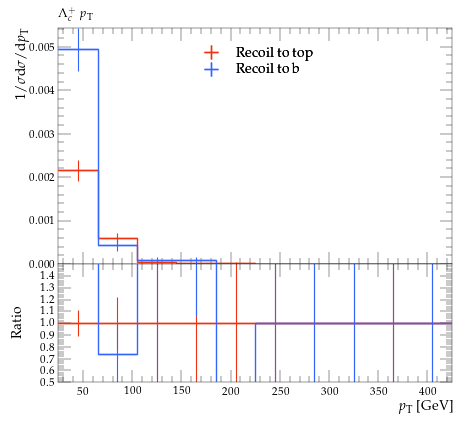

Python code for this plot:
#! /usr/bin/env python

# This Python script was auto-generated using YODA v2.0.2.
# Analysis object: /MC_HFDECAYS/LAMBDACPLUS_pT
# Timestamp: 31-07-2026 (13:13:52)

import matplotlib as mpl
import matplotlib.pyplot as plt
mpl.use('Agg') # comment out for interactive use
import os
import numpy as np

plotDir = os.path.split(os.path.realpath(__file__))[0]
if 'YODA_USER_PLOT_PATH' in globals():
    plot_outdir = globals()['YODA_USER_PLOT_PATH']
else:
    plot_outdir = plotDir

#plot style
plt.style.use(os.path.join(plotDir, '../default.mplstyle'))
# plot metadata
figW, figH = plt.rcParams['figure.figsize']
ax_xLabel = r'$p_\mathrm{T}$ [GeV]'
ax_yLabel = r'$1/\sigma \mathrm{d}\sigma/\mathrm{d}p_\mathrm{T}$'
ax_title  = r'$\Lambda^+_c$ $p_\mathrm{T}$'
ax_xScale = 'linear'
ax_yScale = 'linear'
xLims = (25.0, 425.0)
yLims = (0.0, 0.005435478400000001)

# TeX-friendly labels for the legend
labels = {
    'legend' : ([ r"Recoil to top", r"Recoil to b" ], r""),
}

# Adjust canvas width and height
canvasW = 10.0
canvasH = 9.0
figW *= canvasW/10.
figH *= canvasH/9.

# Create figure and axis objects
fig, (ax, ratio0_ax) = plt.subplots(2, 1, sharex=True,
                  figsize=(figW,figH), gridspec_kw={'height_ratios': (6.0, 3.0)})

# Set figure margins
plt.subplots_adjust(
    left   = 1.0 * plt.rcParams['figure.subplot.left'],
    right  = 1.0 * plt.rcParams['figure.subplot.right'],
    top    = 1.0 * plt.rcParams['figure.subplot.top'],
    bottom = 1.0 * plt.rcParams['figure.subplot.bottom'])

ratio0_ax.yaxis.set_major_locator(mpl.ticker.MultipleLocator(0.1))
ratio0_ax.set_ylim(0.5, 1.4999)
ratio0_ax.set_ylabel('Ratio')

# the numerical data is stored in a separate file
dataf = dict()
prefix = os.path.split(__file__)[0]
if prefix:    prefix = prefix + '/'
exec(open(prefix+'LAMBDACPLUS_pT__data.py').read(), dataf)


legend_handles = dict() # keep track of handles for the legend

# style options for curves
# starts at zorder>=5 to draw curve on top of legend
styles = {
  'recoil_t': {
    'color' : '#EE3311',
    'linestyle' : '-',
    'linewidth' : 1,
    'marker' : 'none',
    'markersize' : 2,
    'capsize' : 0.0,
    'zorder' : 5,
    'histstyle' : 1,
    'drawstyle' : 'steps-pre',
    'xerrorbars' : 1,
    'yerrorbars' : 1,
    'fillcolor' : None,
    'fillopacity' : 1.0,
    'ratio0_linestyle' : '-',
    'ratio0_linewidth' : 1,
    'ratio0_marker' : 'none',
    'ratio0_markersize' : 2,
    'ratio0_capsize' : 0.0,
    'ratio0_zorder' : 5,
    'ratio0_histstyle' : 1,
    'ratio0_drawstyle' : 'steps-pre',
    'ratio0_xerrorbars' : 1,
    'ratio0_yerrorbars' : 1,
  },
  'recoil_b': {
    'color' : '#3366FF',
    'linestyle' : '-',
    'linewidth' : 1,
    'marker' : 'none',
    'markersize' : 2,
    'capsize' : 0.0,
    'zorder' : 6,
    'histstyle' : 1,
    'drawstyle' : 'steps-pre',
    'xerrorbars' : 1,
    'yerrorbars' : 1,
    'fillcolor' : None,
    'fillopacity' : 1.0,
    'ratio0_linestyle' : '-',
    'ratio0_linewidth' : 1,
    'ratio0_marker' : 'none',
    'ratio0_markersize' : 2,
    'ratio0_capsize' : 0.0,
    'ratio0_zorder' : 6,
    'ratio0_histstyle' : 1,
    'ratio0_drawstyle' : 'steps-pre',
    'ratio0_xerrorbars' : 1,
    'ratio0_yerrorbars' : 1,
  },
}

# curve from input yoda files in main panel
for label, yvals in dataf['yvals'].items():
    if all(np.isnan(v) for v in dataf['yvals'][label]):
        continue
    tmp = None
    if styles[label]['histstyle']: # draw as histogram
        xpos = dataf['xedges'][label] if styles[label]['drawstyle'] else dataf['xpoints'][label]
        ypos = np.insert(yvals, 0, yvals[0]) if styles[label]['drawstyle'] else yvals
        if styles[label]['fillcolor']: # fill area below curve
            ax.fill_between(xpos, ypos, step='pre',
                            color=styles[label]['fillcolor'],
                            alpha=styles[label]['fillopacity'])
        tmp, = ax.plot(xpos, ypos,
                       color=styles[label]['color'],
                       linestyle=styles[label]['linestyle'],
                       linewidth=styles[label]['linewidth'],
                       drawstyle=styles[label]['drawstyle'], solid_joinstyle='miter',
                       zorder=styles[label]['zorder'], label=label)
    tmp = ax.errorbar(dataf['xpoints'][label], yvals,
                      xerr=np.array(dataf['xerrs'][label])*styles[label]['xerrorbars'],
                      yerr=np.array(dataf['yerrs'][label])*styles[label]['yerrorbars'],
                      fmt=styles[label]['marker'], capsize=styles[label]['capsize'],
                      markersize=styles[label]['markersize'],
                      ecolor=styles[label]['color'],
                      color=styles[label]['color'], zorder=styles[label]['zorder'])
    tmp[-1][0].set_linestyle(styles[label]['linestyle'])
    tmp[-1][0].set_linewidth(styles[label]['linewidth'])
    if label in dataf['add_legend_handle']:  legend_handles[label] = tmp
    for varLabel in dataf['variation_yvals'].keys():
        if varLabel.startswith(label):
            tmp, = ax.plot(dataf['xedges'][label], dataf['variation_yvals'][varLabel],
                           color=styles[label]['color'],
                           linestyle=styles[label]['linestyle'],
                           linewidth=styles[label]['linewidth'],
                           drawstyle='steps-pre', solid_joinstyle='miter',
                           zorder=styles[label]['zorder'], alpha=0.5)


# plots on ratio panel
# curve from input yoda files in ratio panel
for label, yvals in dataf['ratio0_yvals'].items():
    if all(np.isnan(v) for v in yvals):
        continue
    if styles[label]['ratio0_histstyle']: # plot as histogram
        xpos = dataf['xedges']['recoil_t'] if styles[label]['ratio0_drawstyle'] else dataf['xpoints']['recoil_t']
        ypos = np.insert(yvals, 0, yvals[0]) if styles[label]['ratio0_drawstyle'] else yvals
        ratio0_ax.plot(xpos, ypos,
                       color=styles[label]['color'],
                       linewidth=styles[label]['linewidth'],
                       linestyle=styles[label]['ratio0_linestyle'],
                       drawstyle=styles[label]['ratio0_drawstyle'], zorder=styles[label]['zorder'],
                       solid_joinstyle='miter')
    tmp = ratio0_ax.errorbar(dataf['xpoints']['recoil_t'], yvals,
                             xerr=np.array(dataf['ref_xerrs'])*styles[label]['ratio0_xerrorbars'],
                             yerr=np.array(dataf['ratio0_yerrs'][label])*styles[label]['ratio0_yerrorbars'],
                             fmt=styles[label]['ratio0_marker'], capsize=styles[label]['ratio0_capsize'],
                             markersize=styles[label]['ratio0_markersize'],
                             ecolor=styles[label]['color'],
                             color=styles[label]['color'])
    tmp[-1][0].set_linestyle(styles[label]['ratio0_linestyle'])
    tmp[-1][0].set_linewidth(styles[label]['ratio0_linewidth'])

    for varlabel in dataf['ratio0_variation_vals'].keys():
        if varlabel.startswith(label):
            ratio0_ax.plot(dataf['xedges']['recoil_t'],
                            dataf['ratio0_variation_vals'][varlabel],
                            color=styles[label]['color'],
                            linestyle=styles[label]['linestyle'],
                            linewidth=styles[label]['linewidth'],
                            drawstyle='steps-pre', solid_joinstyle='miter',
                            zorder=1, alpha=0.5)

legend_items = list(legend_handles.values())
ax.add_artist(ax.legend(legend_items,
                        labels['legend'][0],
                        title=labels['legend'][1],
                        alignment='left',
                        loc='upper center',
                        bbox_to_anchor=(0.5, 0.97)))

# set plot metadata as defined above
ratio0_ax.set_xlabel(ax_xLabel)
ratio0_ax.xaxis.set_label_coords(1., -0.15)
ax.set_ylabel(ax_yLabel, ha='right', va='top')
ax.yaxis.set_label_coords(-0.11, 1.0)
ax.set_title(ax_title, loc='left')
ax.set_xscale(ax_xScale)
ax.set_yscale(ax_yScale)
ax.set_xlim(xLims)
ax.set_ylim(yLims)

# tick formatting
plt.rcParams['xtick.top'] = True
plt.rcParams['ytick.right'] = True
fig.align_ylabels((ax, ratio0_ax))
plt.savefig(os.path.join(plot_outdir, 'LAMBDACPLUS_pT.pdf'), format='PDF')
plt.savefig(os.path.join(plot_outdir, 'LAMBDACPLUS_pT.png'), format='PNG')

plt.close(fig)
